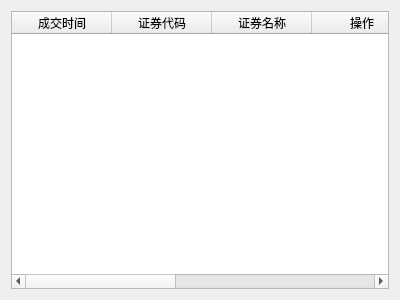
<?xml version="1.0" encoding="UTF-8"?>
<ui version="4.0">
 <class>GuiOrderTrade</class>
 <widget class="QWidget" name="GuiOrderTrade">
  <property name="geometry">
   <rect>
    <x>0</x>
    <y>0</y>
    <width>400</width>
    <height>300</height>
   </rect>
  </property>
  <property name="windowTitle">
   <string>Form</string>
  </property>
  <layout class="QVBoxLayout" name="verticalLayout">
   <item>
    <widget class="QTableWidget" name="orderTable">
     <property name="editTriggers">
      <set>QAbstractItemView::NoEditTriggers</set>
     </property>
     <property name="tabKeyNavigation">
      <bool>false</bool>
     </property>
     <property name="sortingEnabled">
      <bool>true</bool>
     </property>
     <property name="cornerButtonEnabled">
      <bool>false</bool>
     </property>
     <attribute name="verticalHeaderVisible">
      <bool>false</bool>
     </attribute>
     <column>
      <property name="text">
       <string>成交时间</string>
      </property>
     </column>
     <column>
      <property name="text">
       <string>证券代码</string>
      </property>
     </column>
     <column>
      <property name="text">
       <string>证券名称</string>
      </property>
     </column>
     <column>
      <property name="text">
       <string>操作</string>
      </property>
     </column>
     <column>
      <property name="text">
       <string>成交数量</string>
      </property>
     </column>
     <column>
      <property name="text">
       <string>成交均价</string>
      </property>
     </column>
     <column>
      <property name="text">
       <string>成交金额</string>
      </property>
     </column>
    </widget>
   </item>
  </layout>
 </widget>
 <resources/>
 <connections/>
</ui>
